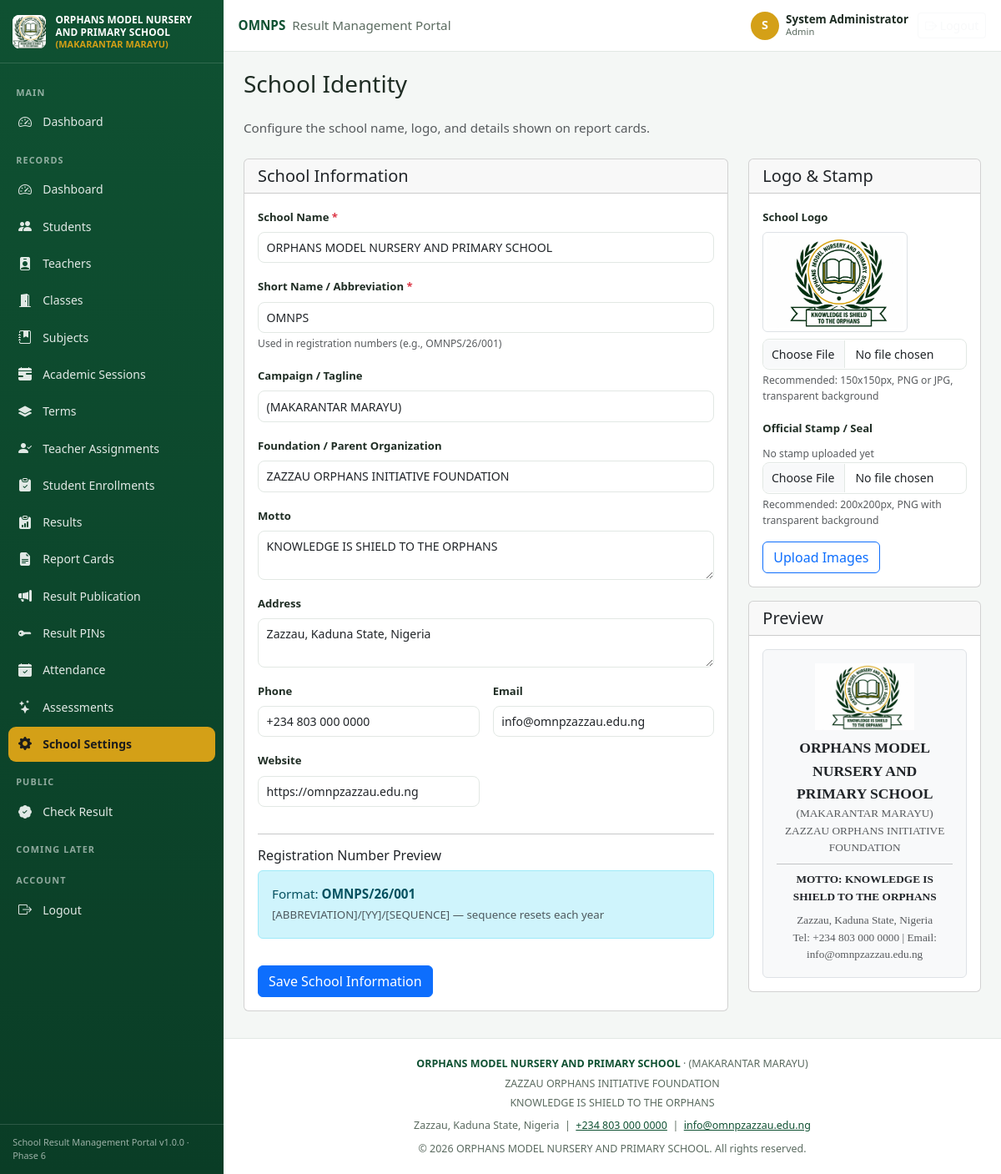
Page /admin/school-settings.php (signed in) on the committed database.
### tables this page shows
CREATE TABLE IF NOT EXISTS `school_settings` (
    `id`                    TINYINT UNSIGNED NOT NULL DEFAULT 1,

    `school_name`           VARCHAR(120) NOT NULL,
    `school_short_name`     VARCHAR(20)  NOT NULL,
    `school_campaign`       VARCHAR(80)  DEFAULT NULL,
    `school_foundation`     VARCHAR(120) DEFAULT NULL,
    `school_motto`          VARCHAR(120) DEFAULT NULL,
    `school_address`        VARCHAR(255) DEFAULT NULL,
    `school_phone`          VARCHAR(40)  DEFAULT NULL,
    `school_email`          VARCHAR(120) DEFAULT NULL,
    `school_website`        VARCHAR(120) DEFAULT NULL,

    `logo_path`             VARCHAR(255) DEFAULT NULL COMMENT 'Path to school logo image',
    `stamp_path`            VARCHAR(255) DEFAULT NULL COMMENT 'Path to school stamp/seal image',

    `created_at`            TIMESTAMP    NOT NULL DEFAULT CURRENT_TIMESTAMP,
    `updated_at`            TIMESTAMP    NOT NULL DEFAULT CURRENT_TIMESTAMP ON UPDATE CURRENT_TIMESTAMP,

    PRIMARY KEY (`id`)
);

### admin/school-settings.php (the view, shortened to what the rows shown need)
<?php
require_once __DIR__ . '/../includes/admin_bootstrap.php';
$pageHeading = 'School Identity';
try {
    $settings = getSchoolSettings();
} catch (Throwable $e) {
    $settings = [];
}
$defaults = [
    'school_name'         => 'ORPHANS MODEL NURSERY AND PRIMARY SCHOOL',
    'school_short_name'   => 'OMNPS',
    'school_campaign'     => '(MAKARANTAR MARAYU)',
    'school_foundation'   => 'ZAZZAU ORPHANS INITIATIVE FOUNDATION',
    'school_motto'        => 'KNOWLEDGE IS SHIELD TO THE ORPHANS',
    'school_address'      => 'Zazzau, Kaduna State, Nigeria',
    'school_phone'        => '+234 803 000 0000',
    'school_email'        => 'info@omnpzazzau.edu.ng',
    'school_website'      => '',
    'logo_path'           => 'assets/images/logo.jpeg',
    'stamp_path'          => '',
];
foreach ($defaults as $key => $val) {
    if (!isset($settings[$key]) || $settings[$key] === '') {
        $settings[$key] = $val;
    }
}
$logoUrl = assetUrl($settings['logo_path']);
require_once __DIR__ . '/../includes/admin_top.php';
?>
<div class="d-flex justify-content-between align-items-center mb-4">
    <h1 class="h3 mb-0"><?= e($pageHeading) ?></h1>
</div>
<div class="row">
    <div class="col-lg-8">
        <div class="card">
            <div class="card-body">
                <form method="post" enctype="multipart/form-data" class="row g-3">
                    <div class="col-12">
                        <label class="form-label">School Name <span class="text-danger">*</span></label>
                        <input type="text" name="school_name" class="form-control" required
                            value="<?= e($settings['school_name']) ?>">
                    </div>
                    <div class="col-12">
                        <label class="form-label">Short Name / Abbreviation <span class="text-danger">*</span></label>
                        <input type="text" name="school_short_name" class="form-control" required maxlength="10"
                            value="<?= e($settings['school_short_name']) ?>">
                        <div class="form-text">Used in registration numbers (e.g., OMNPS/26/001)</div>
                    </div>
                    <div class="col-12">
                        <label class="form-label">Campaign / Tagline</label>
                        <input type="text" name="school_campaign" class="form-control"
                            value="<?= e($settings['school_campaign']) ?>">
                    </div>
                    <div class="col-12">
                        <label class="form-label">Foundation / Parent Organization</label>
                        <input type="text" name="school_foundation" class="form-control"
                            value="<?= e($settings['school_foundation']) ?>">
                    </div>
                    <div class="col-12">
                        <label class="form-label">Motto</label>
                        <textarea name="school_motto" class="form-control" rows="2"><?= e($settings['school_motto']) ?></textarea>
                    </div>
                    <div class="col-12">
                        <label class="form-label">Address</label>
                        <textarea name="school_address" class="form-control" rows="2"><?= e($settings['school_address']) ?></textarea>
                    </div>
                    <div class="col-md-6">
                        <label class="form-label">Phone</label>
                        <input type="tel" name="school_phone" class="form-control"
                            value="<?= e($settings['school_phone']) ?>">
                    </div>
                    <div class="col-md-6">
                        <label class="form-label">Email</label>
                        <input type="email" name="school_email" class="form-control"
                            value="<?= e($settings['school_email']) ?>">
                    </div>
                    <div class="col-md-6">
                        <label class="form-label">Website</label>
                        <input type="url" name="school_website" class="form-control"
                            value="<?= e($settings['school_website']) ?>">
                    </div>
                    <div class="col-12">
                        <div class="alert alert-info">
                            Format: <strong><?= e($settings['school_short_name']) ?>/26/001</strong>
                            <br><small class="text-muted">[ABBREVIATION]/[YY]/[SEQUENCE] — sequence resets each year</small>
                        </div>
                    </div>
                </form>
            </div>
        </div>
    </div>
    <div class="col-lg-4">
        <div class="card">
            <div class="card-body">
                <form method="post" enctype="multipart/form-data" class="row g-3">
                    <div class="col-12">
                        <div class="mb-2">
                            <img src="<?= e($logoUrl) ?>" alt="Current logo" class="img-thumbnail" style="max-height: 120px;">
                        </div>
                    </div>
                </form>
            </div>
        </div>
        <div class="card mt-3">
            <div class="card-body">
                <div class="text-center p-3 border rounded bg-light" style="font-family: 'Times New Roman', serif;">
                    <img src="<?= e($logoUrl) ?>" alt="Logo" style="max-height: 80px;" class="mb-2">
                    <div class="fw-bold" style="font-size: 1.1rem;"><?= e($settings['school_name']) ?></div>
                    <div class="text-muted small"><?= e($settings['school_campaign']) ?></div>
                    <div class="text-muted small"><?= e($settings['school_foundation']) ?></div>
                    <hr class="my-2">
                    <div class="small fw-bold">MOTTO: <?= e($settings['school_motto']) ?></div>
                    <div class="small text-muted mt-2">
                        <?= e($settings['school_address']) ?><br>
                        Tel: <?= e($settings['school_phone']) ?> | Email: <?= e($settings['school_email']) ?>
                    </div>
                </div>
            </div>
        </div>
    </div>
</div>
<?php require_once __DIR__ . '/../includes/admin_bottom.php'; ?>

### includes/navbar.php (shortened to what the rows shown need)
<?php
require_once __DIR__ . '/../config/helpers.php';
$settings = getSchoolSettings();
?>
<header class="app-navbar">
    <div class="app-navbar__title">
        <strong><?= e($settings['school_short_name'] ?? SCHOOL_SHORT_NAME) ?></strong>
        <span class="d-none d-md-inline">Result Management Portal</span>
    </div>
</header>

### includes/sidebar.php (shortened to what the rows shown need)
<?php
require_once __DIR__ . '/../config/helpers.php';
$settings = getSchoolSettings();
$logoPath = $settings['logo_path'] ?? 'assets/images/logo.jpeg';
?>
<aside class="app-sidebar" id="appSidebar" aria-label="Main navigation">
    <div class="app-sidebar__brand">
        <img src="<?= e(assetUrl($logoPath)) ?>" alt="<?= e($settings['school_short_name'] ?? SCHOOL_SHORT_NAME) ?> logo">
        <span class="app-sidebar__brand-text">
            <?= e($settings['school_name'] ?? SCHOOL_NAME) ?>
            <small><?= e($settings['school_campaign'] ?? SCHOOL_CAMPAIGN) ?></small>
        </span>
    </div>
</aside>

### includes/footer.php (shortened to what the rows shown need)
<?php
require_once __DIR__ . '/../config/helpers.php';
$settings = getSchoolSettings();
?>
        <footer class="app-footer">
            <div class="mb-1">
                <strong class="text-green"><?= e($settings['school_name'] ?? SCHOOL_NAME) ?></strong> &middot; <?= e($settings['school_campaign'] ?? SCHOOL_CAMPAIGN) ?>
            </div>
            <div class="mb-1"><?= e($settings['school_foundation'] ?? SCHOOL_FOUNDATION) ?></div>
            <div><?= e($settings['school_motto'] ?? SCHOOL_MOTTO) ?></div>
            <div class="mt-2">
                <?= e($settings['school_address'] ?? SCHOOL_ADDRESS) ?> &nbsp;|&nbsp;
                <a href="tel:<?= e(preg_replace('/\s+/', '', (string) ($settings['school_phone'] ?? SCHOOL_PHONE))) ?>" class="text-green"><?= e($settings['school_phone'] ?? SCHOOL_PHONE) ?></a>
                &nbsp;|&nbsp;
                <a href="mailto:<?= e($settings['school_email'] ?? SCHOOL_EMAIL) ?>" class="text-green"><?= e($settings['school_email'] ?? SCHOOL_EMAIL) ?></a>
            </div>
            <div class="mt-2">&copy; <?= e(date('Y')) ?> <?= e($settings['school_name'] ?? SCHOOL_NAME) ?>. All rights reserved.</div>
        </footer>
    </main>
</div>
</body>
</html>

### rows in the picture
school_settings: school_short_name "OMNPS", logo_path (picture), school_name "ORPHANS MODEL NURSERY AND PRIMARY SCHOOL", school_campaign "(MAKARANTAR MARAYU)", school_foundation "ZAZZAU ORPHANS INITIATIVE FOUNDATION", school_motto "KNOWLEDGE IS SHIELD TO THE ORPHANS", school_address "Zazzau, Kaduna State, Nigeria", school_phone "+234 803 000 0000", school_email "info@omnpzazzau.edu.ng", school_website "https://omnpzazzau.edu.ng"

### other values in the picture
$navInitial "S"
$navUser['full_name'] "System Administrator"
$navUser['role'] "Admin"
$link['label'] "Dashboard"
$link['label'] "Students"
$link['label'] "Teachers"
$link['label'] "Classes"
$link['label'] "Subjects"
$link['label'] "Academic Sessions"
$link['label'] "Terms"
$link['label'] "Teacher Assignments"
$link['label'] "Student Enrollments"
$link['label'] "Results"
$link['label'] "Report Cards"
$link['label'] "Result Publication"
